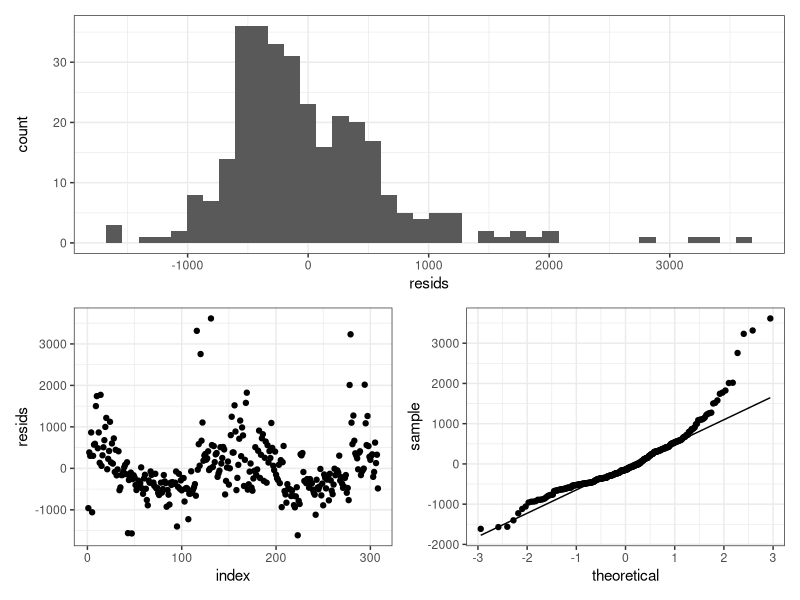
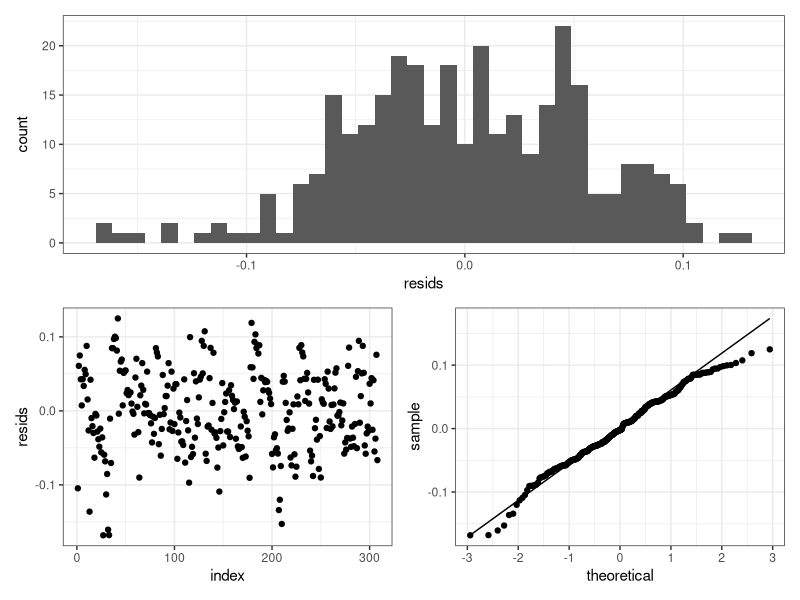

These figures' R source, in order:
## ---- chunk 1
library(tidyverse)
library(patchwork)
theme_set(theme_bw())
diamant <- read_csv("data/Diamant.csv") %>% 
  select(-ID)
## ---- chunk 2
mod1 <- lm(Preis ~ ., data = diamant)
summary(mod1)
## ---- chunk 3
resids_1 <- tibble(
  resids = mod1$residuals,
  index = seq_along(resids)
)

plot_diag <- function(df) {
  p1 <- ggplot(df, aes(resids)) +
    geom_histogram(bins = 40)
  

  p2 <- ggplot(df, aes(index, resids)) +
    geom_point()

  p3 <- ggplot(df, aes(sample = resids)) +
    geom_qq_line() +
    geom_qq()
  
  p1 / (p2 + p3)
}


plot_diag(resids_1)
## ---- chunk 4
mod2 <- lm(log(Preis) ~ Farbe + Klarheit + Karat * I(Karat^2), data = diamant)
resids_2 <- tibble(
  resids = mod2$residuals,
  index = seq_along(resids)
)

plot_diag(resids_2)

## ---- chunk 5
tibble(
  Karat = c(.5, .5),
  Farbe = c("D", "G"),
  Klarheit = c("VS1", "VS1")
) %>% 
  predict(mod2, newdata = .) %>% 
  set_names(c("D", "G"))
## ---- chunk 6
confint(mod2) 
